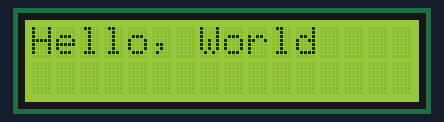
Bench run of a sketch on a simulated Arduino Uno, built with avr-gcc and run on an emulated ATmega328P. Shown: 16×2 character LCD.

Above: at 0.1 s.
At 5.1 s:
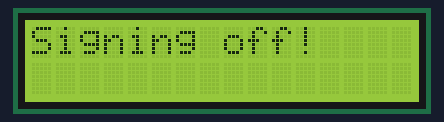
At 10.2 s:
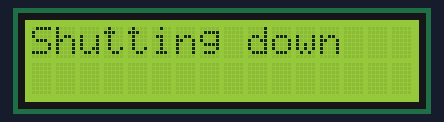
At 15.2 s:
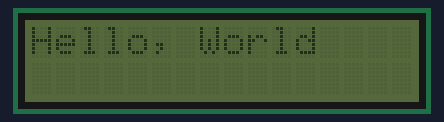
At 25.2 s:
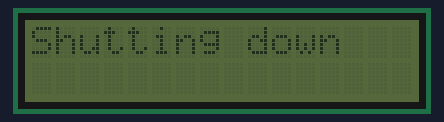
At 35.2 s:
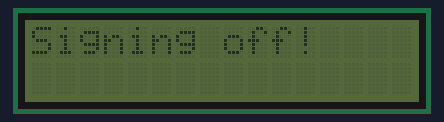

Measured:
- what the display in image 1 shows lasts 5.0 s, from 5.1 s to 10.1 s

The sketch:

LCDI2C_0.ino
```cpp
//A4 SDA default(HIGH)
//A5 SCL default(HIGH)
//Steps in I2C communication

//Start Bit(LOW)
//Device Address
//R/W
//Ack
//Send Data
//ACK
//Stop Bit(HIGH)

#include <Wire.h>
#include <LiquidCrystal_I2C.h>

LiquidCrystal_I2C lcd(0x27,16,2);
void setup() {
  // put your setup code here, to run once:
  lcd.init();
  lcd.backlight();
}

void loop() {
  // put your main code here, to run repeatedly:
  lcd.setCursor(0,0);
  lcd.print("Hello, World");
  delay(5000);
  lcd.clear();
  lcd.setCursor(0,0);
  lcd.print("Signing off!");
  delay(5000);
  lcd.clear();
  lcd.print("Shutting down");
  delay(5000);
  lcd.clear();
  lcd.noBacklight();
}
```
